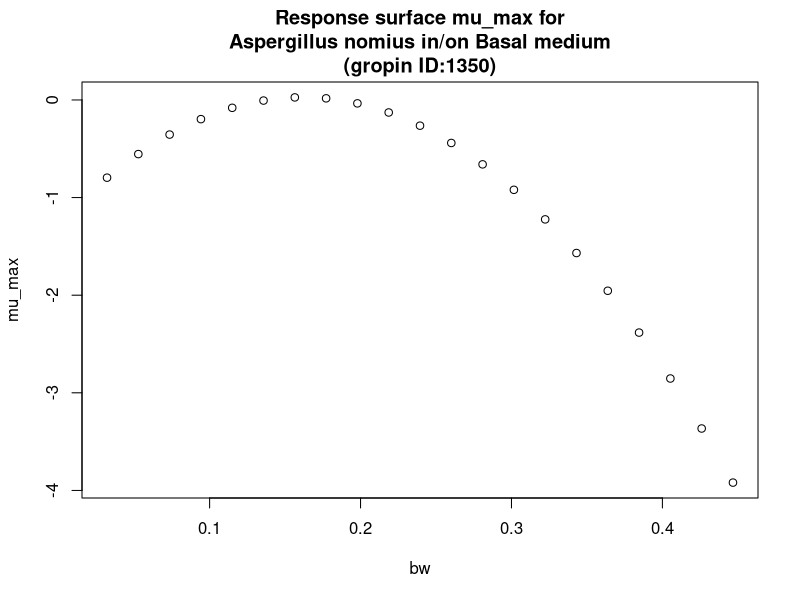

Reproduce this figure in R.
#############################
# start of Parameter script
#############################
bw <- seq(0.032032,0.446753246753247,length.out=21)
#############################
# end of Parameter script
#############################
############################# 
# start of Model script Gropin ID 1350 
#############################
 
# constant coefficients for this model
 
variables <- data.frame(bw)
argumentsPar <- expand.grid(variables)
 
# heart of the model
response_surface <- function(bw) {
   mumax <-(-1.2520+15.790*bw-48.71*bw^2)

return(mumax=mumax)
} 

# output parameters
mumax <- cbind(argumentsPar,response_surface(argumentsPar['bw']))
colnames(mumax) <- c(colnames(argumentsPar),'mumax')
#############################
# End of Model script
#############################
############################# 
# start of Visualisation script Gropin ID 1350 
#############################
plot(bw,mumax$mumax,
                          xlab='bw',
                          ylab='mu_max',main='Response surface mu_max for
Aspergillus nomius in/on Basal medium
(gropin ID:1350)')
#############################
# End of Visualisation script
#############################
